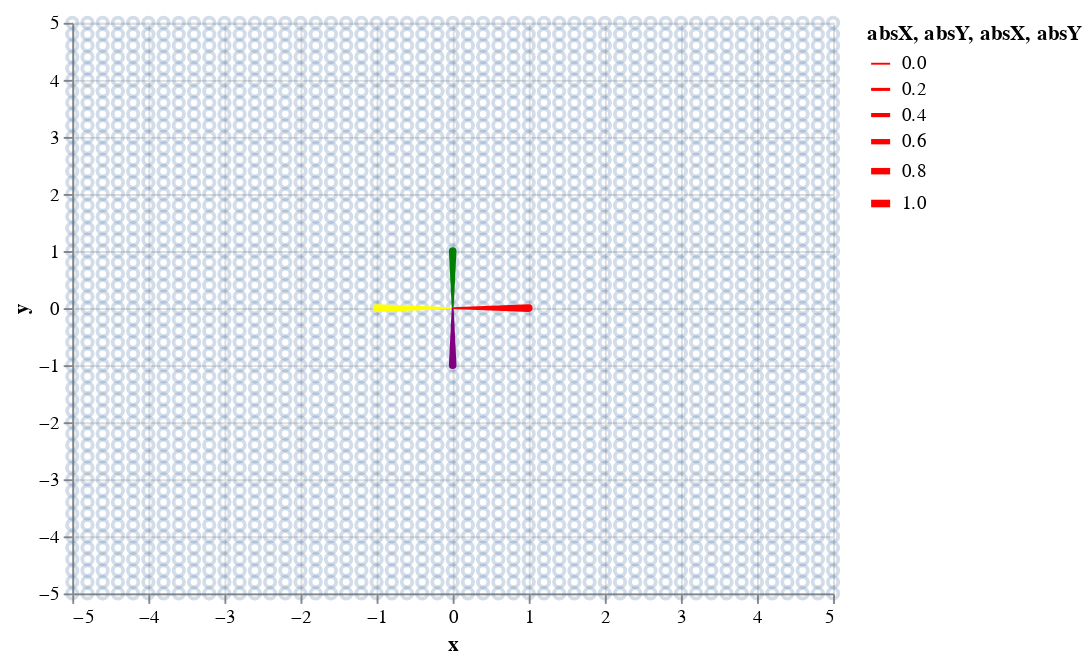

Here is the notebook cell this chart was saved with:
### Markdown cell above
You will notice that these look like axes. They point in the x and y direction (and we could flip them to go towards the negative numbers on each dimension). Let's do that.

### Code cell
showXN = alt.Chart(-xUnitVector).mark_trail(color='yellow').encode(
    x='x:Q',
    y='y:Q',
    size='absX:Q').transform_calculate(absX=alt.expr.abs(alt.datum.x))
showYN = alt.Chart(-yUnitVector).mark_trail(color='purple').encode(
    x='x:Q',
    y='y:Q',
    size='absY:Q').transform_calculate(absY=alt.expr.abs(alt.datum.y))
pointsIn2D + showX + showY + showXN + showYN

### Figure 1 — Vega-Lite specification as saved in the notebook (floating-point values rounded to 4 significant figures; data arrays with more than 128 entries replaced by an {"elided": "..."} marker saying what was removed)
{"config": {"view": {"continuousWidth": 400, "continuousHeight": 300}}, "layer": [{"data": {"name": "data-e0b4498baa4d4bb18c34d9cc396031a1"}, "mark": {"type": "point", "opacity": 0.25}, "encoding": {"x": {"type": "quantitative", "field": "x"}, "y": {"type": "quantitative", "field": "y"}}}, {"data": {"name": "data-f10cd96596c26ba69b4cb7d437f1df1c"}, "mark": {"type": "trail", "color": "red"}, "encoding": {"size": {"type": "quantitative", "field": "absX"}, "x": {"type": "quantitative", "field": "x"}, "y": {"type": "quantitative", "field": "y"}}, "transform": [{"calculate": "abs(datum.x)", "as": "absX"}]}, {"data": {"name": "data-a0913454feaf3f2091adadcd3eb6b592"}, "mark": {"type": "trail", "color": "green"}, "encoding": {"size": {"type": "quantitative", "field": "absY"}, "x": {"type": "quantitative", "field": "x"}, "y": {"type": "quantitative", "field": "y"}}, "transform": [{"calculate": "abs(datum.y)", "as": "absY"}]}, {"data": {"name": "data-bac00114ffbec5985063d518674892ff"}, "mark": {"type": "trail", "color": "yellow"}, "encoding": {"size": {"type": "quantitative", "field": "absX"}, "x": {"type": "quantitative", "field": "x"}, "y": {"type": "quantitative", "field": "y"}}, "transform": [{"calculate": "abs(datum.x)", "as": "absX"}]}, {"data": {"name": "data-5cdebe820bdb515114daf5e23b296482"}, "mark": {"type": "trail", "color": "purple"}, "encoding": {"size": {"type": "quantitative", "field": "absY"}, "x": {"type": "quantitative", "field": "x"}, "y": {"type": "quantitative", "field": "y"}}, "transform": [{"calculate": "abs(datum.y)", "as": "absY"}]}], "$schema": "https://vega.github.io/schema/vega-lite/v4.8.1.json", "datasets": {"data-e0b4498baa4d4bb18c34d9cc396031a1": {"elided": "2601 records"}, "data-f10cd96596c26ba69b4cb7d437f1df1c": [{"x": 0.0, "y": 0.0}, {"x": 1.0, "y": 0.0}], "data-a0913454feaf3f2091adadcd3eb6b592": [{"x": 0.0, "y": 0.0}, {"x": 0.0, "y": 1.0}], "data-bac00114ffbec5985063d518674892ff": [{"x": -0.0, "y": -0.0}, {"x": -1.0, "y": -0.0}], "data-5cdebe820bdb515114daf5e23b296482": [{"x": -0.0, "y": -0.0}, {"x": -0.0, "y": -1.0}]}}
